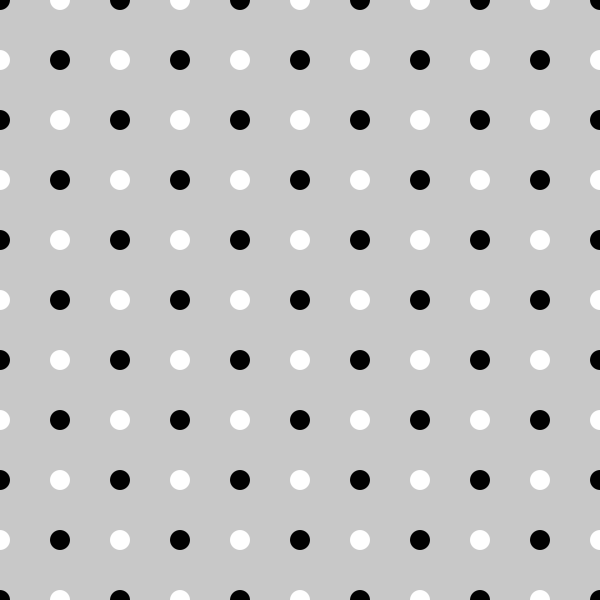
Frame 1 (no input)
Frame 60 (the mouse pressed at the canvas centre just before this capture): identical to frame 1, image omitted
Frame 120 (the mouse held since frame 60 and released just before this capture): identical to frame 1, image omitted

The Processing sketch that drew this single still picture (run headless with seeded random() and noise(); from frame 60 on, the mouse is pressed at the canvas centre):

// Processing sketch: agent_checker
// ── agent_checker.pde
int num = 11;


void setup() {
  size(600, 600);
  background(200);
  noStroke();
  
  int count = 0;
  for(int i=0;i<num;i++){
    for(int j=0;j<num;j++){
      float step = 600 / (num - 1);
      if(count % 2 == 0){
        fill(0);
      }else{
        fill(255);
      }
      ellipse(i * step, j * step, 20, 20);
      count++;
    }
  }
  
}


void draw() {
}
